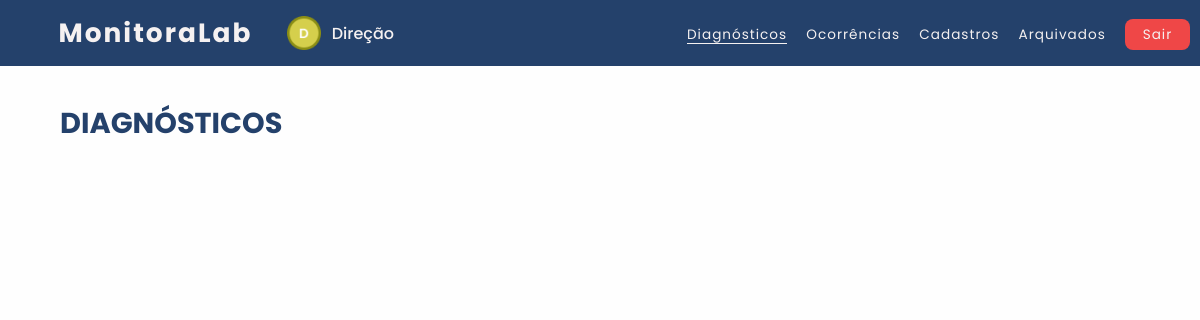
/usuarios/diretoria/inicio.php (signed in), run on an earlier commit of the app's database.
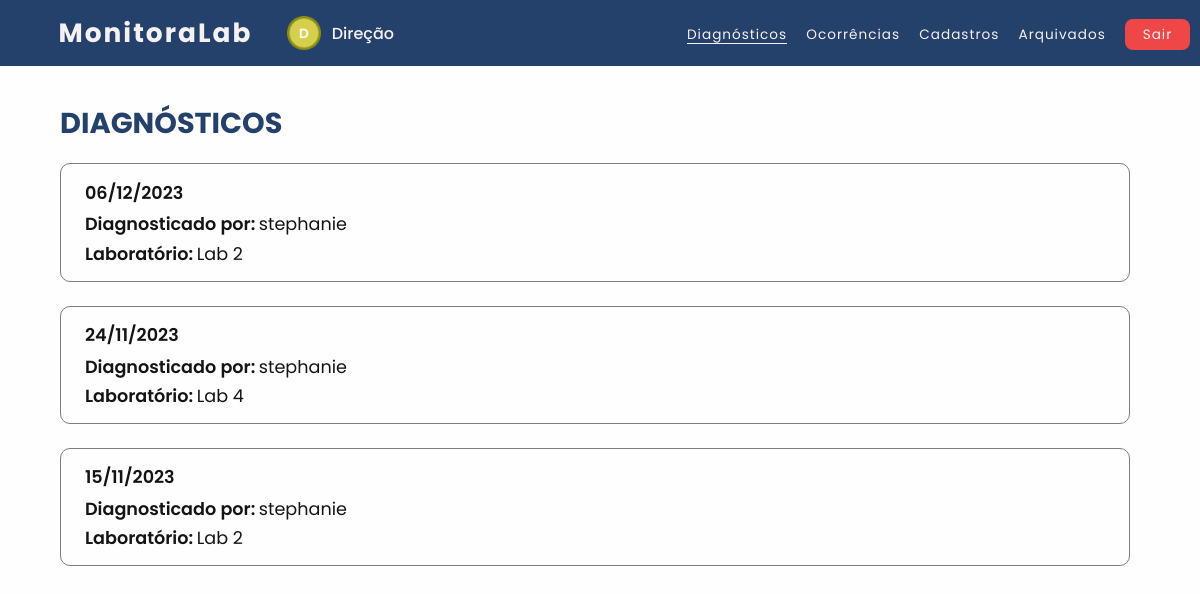
And on a later commit of the database.
### tables this page shows
CREATE TABLE `reparo` (
  `ID` int(11) NOT NULL,
  `Data` date NOT NULL,
  `Acao` varchar(300) NOT NULL,
  `Problemas_Nao_Solucionados` varchar(300) NOT NULL,
  `Responsavel` varchar(30) NOT NULL,
  `Login_Monitor` varchar(30) DEFAULT NULL,
  `Laboratorio` varchar(15) NOT NULL
);

### usuarios/diretoria/inicio.php (the view, shortened to what this page needs)
<?php
    $conexao = ConectarBanco();
    $sql_query = $conexao->query("SELECT `ID`, `Data`, `Responsavel`, `Laboratorio` FROM `reparo`
    ORDER BY `Data` DESC") or die($conexao->error);
?>
<!DOCTYPE html>
<html lang="pt-br">
    <head>
        <link rel="stylesheet" type="text/css" href="../../css/navbar.css"><link rel="preconnect" href="https://fonts.googleapis.com">
        <link rel="stylesheet" type="text/css" href="../../css/inicio.css"><link rel="preconnect" href="https://fonts.googleapis.com">
        <link rel="stylesheet" href="../../css/fonte-alert.css">
        <link rel="stylesheet" href="https://cdnjs.cloudflare.com/ajax/libs/font-awesome/6.4.2/css/all.min.css"
 />
        <link rel="stylesheet" type="text/css" href="../../css/icone-tema.css">
    </head>
    <body id="body">
        <nav>
            <h1 class="logo">MonitoraLab</h1>
            <img src="../../icons/icone-direcao.png" class="icone-usuario">
            <div class="usuario">Direção</div>
            <ul>
                <li><a class="active" href=""p>Diagnósticos</a></li>
                <li><a class="nav-li" href="ocorrencias.php">Ocorrências</a></li>
                <li><a class="nav-li" href="professores-cadastrados.php">Cadastros</a></li>
                <li><a class="nav-li" href="ocorrencias-arquivadas.php?problema=&data=&lab=">Arquivados</a></li>
                <li><a class="Btn-Sair" onclick="Sair()" style="cursor: pointer;">Sair</a> </li>
            </ul>
        </nav>
            <h2>Diagnósticos</h2>
            <?php
                while ($reparo = $sql_query->fetch_assoc())
                {
            ?>
             <div class="container">
                <div class="info-diagnostico">
                    <label class="titulo-dados"><?php echo date('d/m/Y', strtotime($reparo['Data'])); ?></label>
                    <div class="caixa">
                        <label class="titulo-dados">Diagnosticado por:</label>
                        <label class="dados"><?php echo $reparo['Responsavel'];?></label>
                    </div>
                    <div class="caixa">
                        <label class="titulo-dados">Laboratório:</label>
                        <label class="dados"><?php echo $reparo['Laboratorio']; ?></label>
                    </div>
                </div>
            </div>
            <?php
                }
            ?>
        </body>
</html>

What changed in the data, as far as the page shows it:
added reparo: Data "06/12/2023", Responsavel "stephanie", Laboratorio "Lab 2"
added reparo: Data "24/11/2023", Responsavel "stephanie", Laboratorio "Lab 4"
added reparo: Data "15/11/2023", Responsavel "stephanie", Laboratorio "Lab 2"
